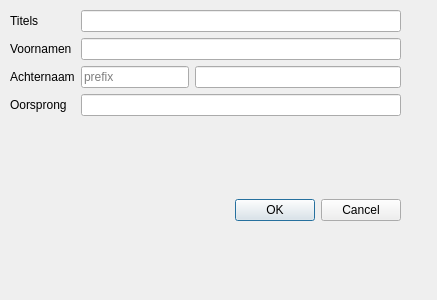
<?xml version="1.0" encoding="UTF-8"?>
<ui version="4.0">
 <class>NameEditorForm</class>
 <widget class="QWidget" name="NameEditorForm">
  <property name="geometry">
   <rect>
    <x>0</x>
    <y>0</y>
    <width>437</width>
    <height>300</height>
   </rect>
  </property>
  <property name="windowTitle">
   <string>Form</string>
  </property>
  <widget class="QWidget" name="verticalLayoutWidget">
   <property name="geometry">
    <rect>
     <x>10</x>
     <y>10</y>
     <width>391</width>
     <height>211</height>
    </rect>
   </property>
   <layout class="QVBoxLayout" name="verticalLayout">
    <item>
     <layout class="QFormLayout" name="formLayout">
      <item row="0" column="0">
       <widget class="QLabel" name="label">
        <property name="text">
         <string>Titels</string>
        </property>
       </widget>
      </item>
      <item row="0" column="1">
       <widget class="QLineEdit" name="titles"/>
      </item>
      <item row="1" column="0">
       <widget class="QLabel" name="label_2">
        <property name="text">
         <string>Voornamen</string>
        </property>
       </widget>
      </item>
      <item row="1" column="1">
       <widget class="QLineEdit" name="givenNames"/>
      </item>
      <item row="2" column="0">
       <widget class="QLabel" name="label_3">
        <property name="text">
         <string>Achternaam</string>
        </property>
       </widget>
      </item>
      <item row="2" column="1">
       <layout class="QHBoxLayout" name="horizontalLayout" stretch="0,1">
        <item>
         <widget class="QLineEdit" name="prefix">
          <property name="placeholderText">
           <string>prefix</string>
          </property>
         </widget>
        </item>
        <item>
         <widget class="QLineEdit" name="surname"/>
        </item>
       </layout>
      </item>
      <item row="3" column="0">
       <widget class="QLabel" name="label_4">
        <property name="text">
         <string>Oorsprong</string>
        </property>
       </widget>
      </item>
      <item row="3" column="1">
       <widget class="QLineEdit" name="originCombo"/>
      </item>
     </layout>
    </item>
    <item>
     <widget class="QDialogButtonBox" name="dialogButtons">
      <property name="standardButtons">
       <set>QDialogButtonBox::Cancel|QDialogButtonBox::Ok</set>
      </property>
     </widget>
    </item>
   </layout>
  </widget>
 </widget>
 <resources/>
 <connections/>
</ui>
